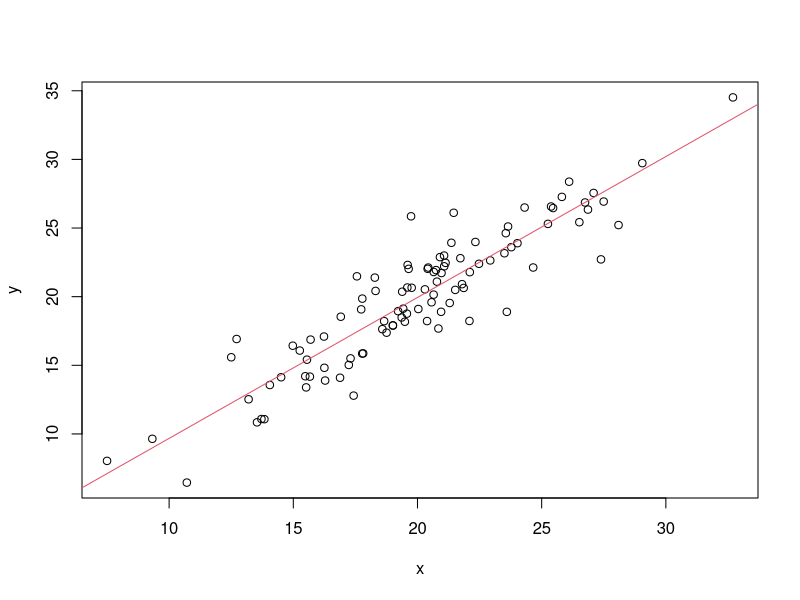

Generate this figure with R:
x <-  rnorm(100, mean = 20, sd = 5)
y <-  x + rnorm(100, mean = 0, sd = 2)
fit <-  lm(y ~ x)
summary(fit)
plot(x,y)
abline(fit, col=2)
